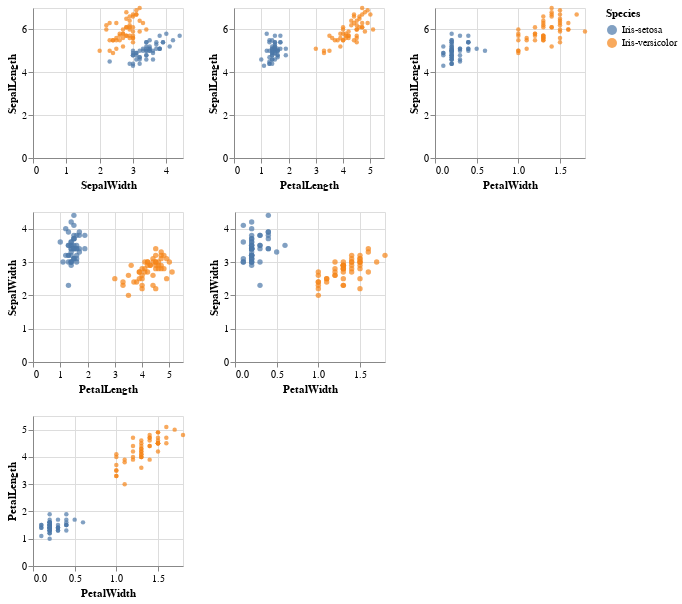

Source (notebook cell):
### Markdown cell above
# Design Decision 3: 筛选与不筛选
三种类散点或者二种类散点

### Code cell
first = alt.Chart().mark_point(filled=True,size=20).encode(
    alt.X(alt.repeat('column'), type='quantitative'),
    alt.Y(alt.repeat('row'), type='quantitative'),
    color='Species:N',
).properties(
    width=150,
    height=150
).repeat(
    data = iris,
    row=['SepalLength'],
    column=['SepalWidth', 'PetalLength', 'PetalWidth']
).transform_filter(
    alt.FieldOneOfPredicate(field='Species', oneOf=['Iris-setosa', 'Iris-versicolor'])
)
#--------------------------------------------------------------------
second = alt.Chart().mark_point(filled=True,size=29).encode(
    alt.X(alt.repeat('column'), type='quantitative'),
    alt.Y(alt.repeat('row'), type='quantitative'),
    color='Species:N',
).properties(
    width=150,
    height=150
).repeat(
    data = iris,
    row=['SepalWidth'],
    column=['PetalLength', 'PetalWidth']
).transform_filter(
    alt.FieldOneOfPredicate(field='Species', oneOf=['Iris-setosa', 'Iris-versicolor'])
)
#--------------------------------------------------------------------
third = alt.Chart().mark_point(filled=True,size=20).encode(
    alt.X(alt.repeat('column'), type='quantitative'),
    alt.Y(alt.repeat('row'), type='quantitative'),
    color='Species:N',
).properties(
    width=150,
    height=150
).repeat(
    data = iris,
    row=['PetalLength'],
    column=['PetalWidth']
).transform_filter(
    alt.FieldOneOfPredicate(field='Species', oneOf=['Iris-setosa', 'Iris-versicolor'])
)
#--------------------------------------------------------------------
alt.vconcat(first,second,third)

### Figure 1 — Vega-Lite specification as saved in the notebook (floating-point values rounded to 4 significant figures; data arrays with more than 128 entries replaced by an {"elided": "..."} marker saying what was removed)
{"config": {"view": {"continuousWidth": 400, "continuousHeight": 300}}, "vconcat": [{"repeat": {"column": ["SepalWidth", "PetalLength", "PetalWidth"], "row": ["SepalLength"]}, "spec": {"mark": {"type": "point", "filled": true, "size": 20}, "encoding": {"color": {"type": "nominal", "field": "Species"}, "x": {"type": "quantitative", "field": {"repeat": "column"}}, "y": {"type": "quantitative", "field": {"repeat": "row"}}}, "height": 150, "width": 150}, "transform": [{"filter": {"field": "Species", "oneOf": ["Iris-setosa", "Iris-versicolor"]}}]}, {"repeat": {"column": ["PetalLength", "PetalWidth"], "row": ["SepalWidth"]}, "spec": {"mark": {"type": "point", "filled": true, "size": 29}, "encoding": {"color": {"type": "nominal", "field": "Species"}, "x": {"type": "quantitative", "field": {"repeat": "column"}}, "y": {"type": "quantitative", "field": {"repeat": "row"}}}, "height": 150, "width": 150}, "transform": [{"filter": {"field": "Species", "oneOf": ["Iris-setosa", "Iris-versicolor"]}}]}, {"repeat": {"column": ["PetalWidth"], "row": ["PetalLength"]}, "spec": {"mark": {"type": "point", "filled": true, "size": 20}, "encoding": {"color": {"type": "nominal", "field": "Species"}, "x": {"type": "quantitative", "field": {"repeat": "column"}}, "y": {"type": "quantitative", "field": {"repeat": "row"}}}, "height": 150, "width": 150}, "transform": [{"filter": {"field": "Species", "oneOf": ["Iris-setosa", "Iris-versicolor"]}}]}], "data": {"name": "data-17573b73165b324fe49516a27bcc2ed5"}, "$schema": "https://vega.github.io/schema/vega-lite/v4.8.1.json", "datasets": {"data-17573b73165b324fe49516a27bcc2ed5": {"elided": "150 records"}}}
